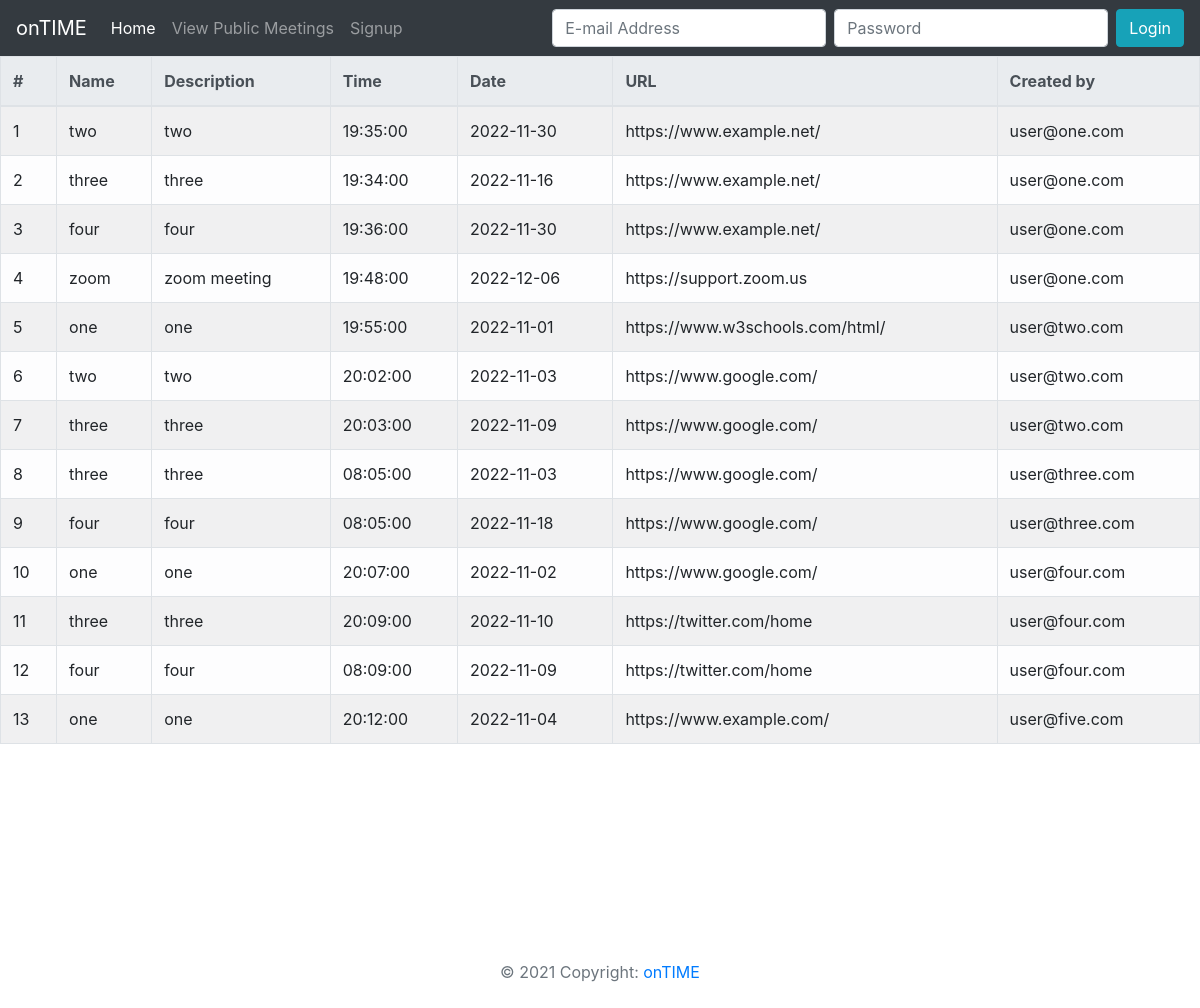
/view-public-meetings, run on the app's committed database.
### tables this page shows
CREATE TABLE IF NOT EXISTS `meetings` (
  `meeting_id` int(11) NOT NULL AUTO_INCREMENT,
  `meeting_user_email` varchar(50) NOT NULL,
  `meeting_name` varchar(30) NOT NULL,
  `meeting_description` varchar(30) NOT NULL,
  `meeting_time` time NOT NULL,
  `meeting_date` date NOT NULL,
  `meeting_vis` varchar(20) NOT NULL,
  `meeting_url` varchar(50) NOT NULL,
  PRIMARY KEY (`meeting_id`),
  KEY `meeting_user_email` (`meeting_user_email`)
);

### database/db-connection-class.php (called while the page is built)
<?php
class Dbc
{
    protected function connect()
    {
        try {
            $host = 'localhost';
            $db = 'ontime';
            $user = 'root';
            $password = '';
            $dsn = "mysql:host=$host;dbname=$db;charset=UTF8";
            $db = new PDO($dsn, $user, $password);
            return $db;
        } catch (PDOException $e) {
            print "Error -> " . $e->getMessage() . "<br/>";
            die();
        }
    }
}

### classes/view-meetings-class.php (called while the page is built, shortened)
<?php
class ViewMeetings extends Dbc
{
    protected function GetPublicMeetings()
    {
        $statement = $this->connect()->prepare("SELECT * FROM meetings WHERE meeting_vis ='public';");
        if (!$statement->execute()) {
            $statement = null;
            header("location : ../index.php?error=queryfailed");
            exit();
        } else {
            return $statement->fetchAll(PDO::FETCH_ASSOC);
        }
    }
}

### classes/view-meetings-controller.php (called while the page is built, shortened)
<?php
class ViewMeetingsController extends ViewMeetings
{
    public function getPMeetings()
    {
        return $this->GetPublicMeetings();
    }
}

### includes/view-public-meetings-inc.php (the view)
<?php
include "./database/db-connection-class.php";
include './classes/view-meetings-class.php';
include './classes/view-meetings-controller.php';
$getmeetings = new ViewMeetingsController();
$rows = $getmeetings->getPMeetings();
echo '
<table class="table table-light table table-bordered table table-striped table-hover ">
<thead class="thead-light">
    <tr>
        <th scope="row">#</th>
        <th scope="col">Name</th>
        <th scope="col">Description</th>
        <th scope="col">Time</th>
        <th scope="col">Date</th>
        <th scope="col">URL</th>
        <th scope="col">Created by</th>
    </tr>
</thead>
<tbody>';
$row_count = 1;
foreach ($rows as $row) {
    echo "
    <tr>
    <td> {$row_count}</td>
    <td> {$row['meeting_name']}</td>
    <td> {$row['meeting_description']}</td>
    <td> {$row['meeting_time']}</td>
    <td> {$row['meeting_date']}</td>
    <td> {$row['meeting_url']}</td>
    <td> {$row['meeting_user_email']}</td>
    </tr>
    ";
    $row_count++;
}
echo
'
</tbody>
</table>';

### includes/header-inc.php (shortened to what this page needs)
<!DOCTYPE html>
<html lang="en">
<head>
    <link rel="stylesheet" href="https://stackpath.bootstrapcdn.com/bootstrap/4.1.3/css/bootstrap.min.css">
    <link rel="stylesheet" href="./styles/styles.css">
</head>
<nav class="navbar navbar-expand-lg navbar-dark bg-dark">
    <a class="navbar-brand" href="index.php">onTIME</a>
    <div class="collapse navbar-collapse" id="navbarNavDropdown">
        <ul class="navbar-nav">
            <li class="nav-item active">
                <a class="nav-link" href="index">Home <span class="sr-only">(current)</span></a>
            </li>
            <li class="nav-item">
                <a class="nav-link" href="view-public-meetings"> View Public Meetings</a>
            </li>
            <?php if (!isset($_SESSION['user'])) : ?>
                <li class="nav-item">
                    <a class="nav-link" href="sign-up">Signup</a>
                </li>
            <?php endif; ?>
        </ul>
    </div>
    <?php if (isset($_SESSION['user'])) : ?>
        <form class="form-inline" method="GET" action="<?php include_once './includes/logout-inc.php';
                                                        logout(); ?>">
            <button class="btn btn-infomy-2 my-sm-0" type="submit" name="logout-user">Logout</button>
        </form>
    <?php else : ?>
        <form class="form-inline" method="POST" action="<?php include_once './includes/login-inc.php';
                                                        login(); ?>">
            <input class="form-control mr-sm-2" type="email" name="email" id="email" placeholder="E-mail Address">
            <input class="form-control mr-sm-2" type="password" name="password" id="password" placeholder="Password">
            <button class="btn btn-info my-2 my-sm-0" type="submit" name="login-user">Login</button>
        </form>
    <?php endif; ?>
</nav>
<body>

### index.php
<?php include_once './includes/header-inc.php' ?>
<main class='index-page-view'>
    <?php
    $url = $_SERVER["REQUEST_URI"];
    if (strpos($url, "index")) {
        echo '
            <div class="welcome">
            <h1> Welcome to onTime. </h1>
            <p>Sign up or Login to manage meeting schedule.</p>
            </div>';
    } else if (strpos($url, "sign-up")) {
        include_once './includes/signup-form-inc.php';
    } else if (strpos($url, "account-success")) {
        include_once './includes/signup-success-inc.php';
    } else if (strpos($url, "add-meeting")) {
        include_once './includes/add-meeting-form.php';
    } else if (strpos($url, "view-meetings")) {
        include_once './includes/view-meetings-inc.php';
    } else if (strpos($url, "view-public-meetings")) {
        include_once './includes/view-public-meetings-inc.php';
    } else if (strpos($url, "meeting-added-success")) {
        include_once './includes/add_meeting_success.php';
        header("Refresh:1; url=view-meetings");
    } else if (strpos($url, "edit-meeting?id=")) {
        include_once './includes/edit-meeting-form.php';
    } else if (strpos($url, "edit-meeting?error=none")) {
        include_once './includes/success-message.php';
        header("Refresh:1; url=view-meetings");
    } else if (strpos($url, "delete-meeting?id=")) {
        include_once './includes/delete-meeting-inc.php';
        include_once './includes/success-message.php';
        header("Refresh:1; url=view-meetings");
    }
    ?>
</main>
<?php include_once './includes/footer-inc.php' ?>

### includes/footer-inc.php (shortened to what this page needs)
<footer class="footer text-center text-lg-start text-muted ">
    <div class="text-center p-4">
        © 2021 Copyright:
        <a class=" text-reset fw-bold" href="#">onTIME</a>
    </div>
</footer>
</body>
</html>

### styles/styles.css (style rules this page uses)
main { height: 110vh; }

### data on the page
meetings: meeting_name "two", meeting_description "two", meeting_time "19:35:00", meeting_date "2022-11-30", meeting_url "https://www.example.net/", meeting_user_email "user@one.com"
meetings: meeting_name "three", meeting_description "three", meeting_time "19:34:00", meeting_date "2022-11-16", meeting_url "https://www.example.net/", meeting_user_email "user@one.com"
meetings: meeting_name "four", meeting_description "four", meeting_time "19:36:00", meeting_date "2022-11-30", meeting_url "https://www.example.net/", meeting_user_email "user@one.com"
meetings: meeting_name "zoom", meeting_description "zoom meeting", meeting_time "19:48:00", meeting_date "2022-12-06", meeting_url "https://support.zoom.us", meeting_user_email "user@one.com"
meetings: meeting_name "one", meeting_description "one", meeting_time "19:55:00", meeting_date "2022-11-01", meeting_url "https://www.w3schools.com/html/", meeting_user_email "user@two.com"
meetings: meeting_name "two", meeting_description "two", meeting_time "20:02:00", meeting_date "2022-11-03", meeting_url "https://www.google.com/", meeting_user_email "user@two.com"
meetings: meeting_name "three", meeting_description "three", meeting_time "20:03:00", meeting_date "2022-11-09", meeting_url "https://www.google.com/", meeting_user_email "user@two.com"
meetings: meeting_name "three", meeting_description "three", meeting_time "08:05:00", meeting_date "2022-11-03", meeting_url "https://www.google.com/", meeting_user_email "user@three.com"
meetings: meeting_name "four", meeting_description "four", meeting_time "08:05:00", meeting_date "2022-11-18", meeting_url "https://www.google.com/", meeting_user_email "user@three.com"
meetings: meeting_name "one", meeting_description "one", meeting_time "20:07:00", meeting_date "2022-11-02", meeting_url "https://www.google.com/", meeting_user_email "user@four.com"
meetings: meeting_name "three", meeting_description "three", meeting_time "20:09:00", meeting_date "2022-11-10", meeting_url "https://twitter.com/home", meeting_user_email "user@four.com"
meetings: meeting_name "four", meeting_description "four", meeting_time "08:09:00", meeting_date "2022-11-09", meeting_url "https://twitter.com/home", meeting_user_email "user@four.com"
meetings: meeting_name "one", meeting_description "one", meeting_time "20:12:00", meeting_date "2022-11-04", meeting_url "https://www.example.com/", meeting_user_email "user@five.com"
